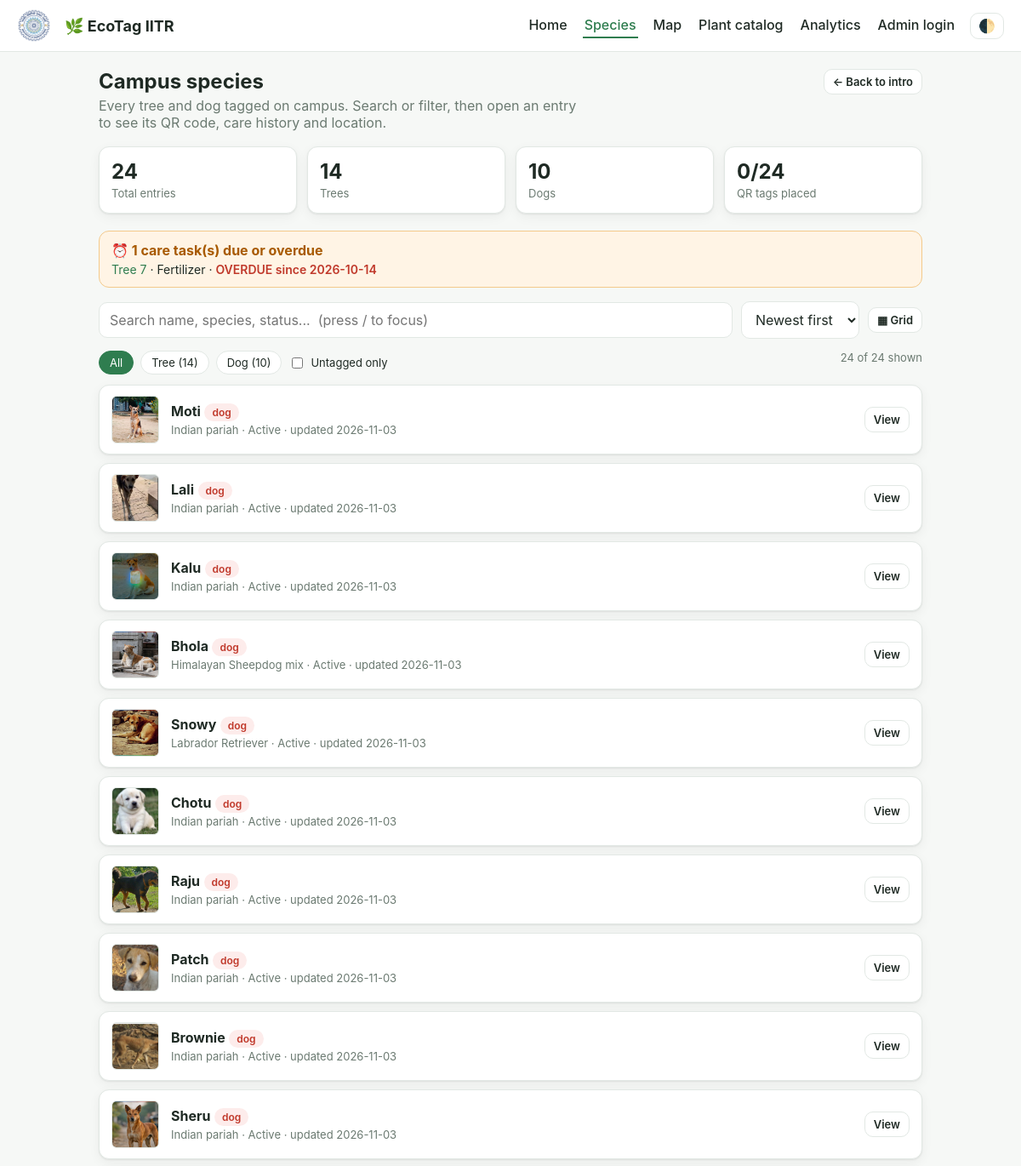
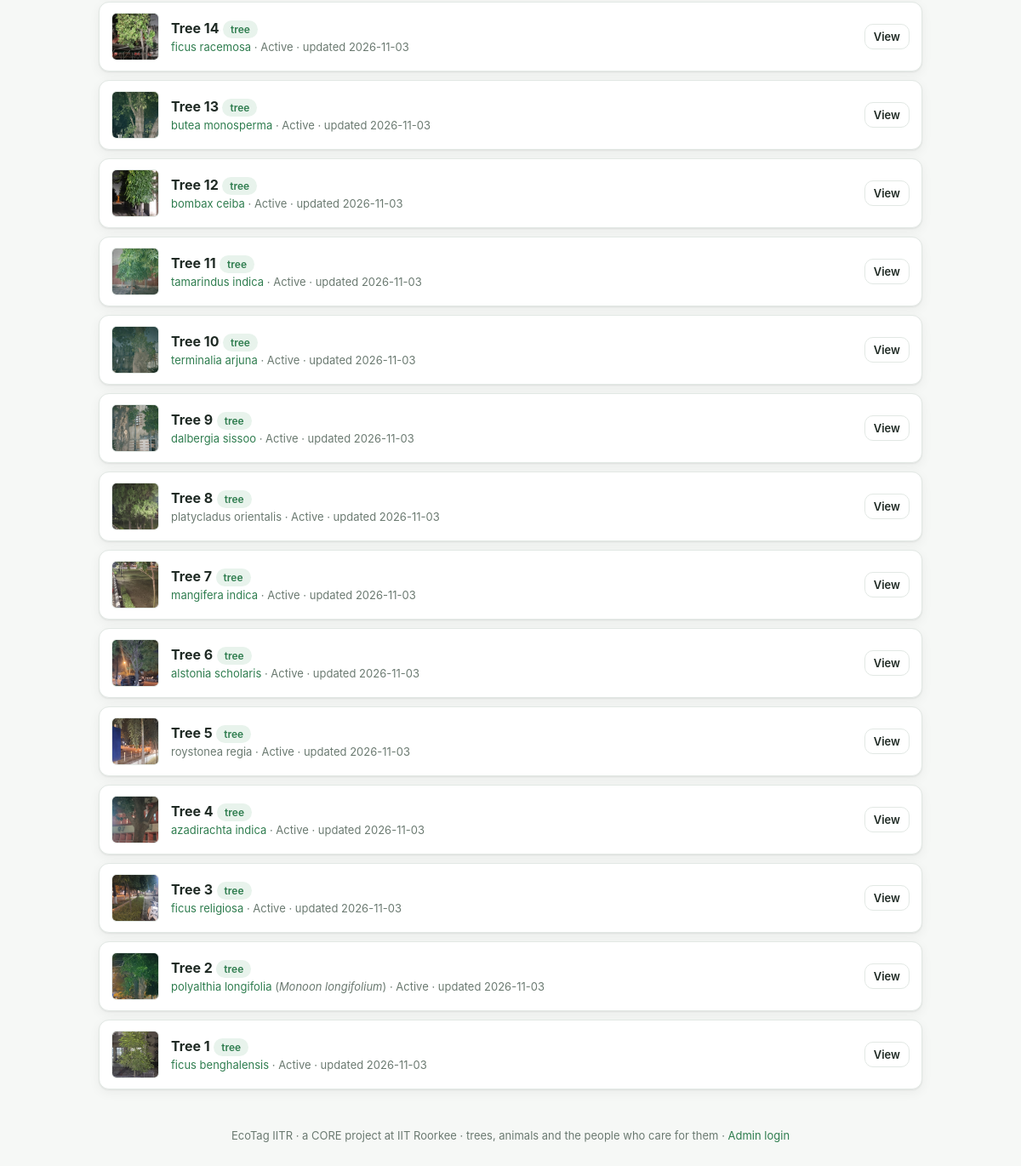
/explore, run on the app's committed database (2 pictures, top to bottom).
### tables this page shows
CREATE TABLE events (
        id INTEGER PRIMARY KEY AUTOINCREMENT, entry_id INTEGER NOT NULL, date TEXT, type TEXT, note TEXT, next_due TEXT);

CREATE TABLE entries (
        id INTEGER PRIMARY KEY AUTOINCREMENT, kind TEXT NOT NULL, name TEXT NOT NULL, species TEXT NOT NULL,
        status TEXT, notes TEXT, last_update TEXT, lat REAL, lon REAL, tagged INTEGER DEFAULT 0, photo TEXT);

CREATE TABLE species (
        id INTEGER PRIMARY KEY, sci TEXT, common TEXT, family TEXT, habit TEXT, uses TEXT, cat TEXT, loc TEXT, basis TEXT);

### app.py (the view)
@app.route("/explore")
def dashboard():
    db = get_db()
    rows = annotate(db.execute("SELECT * FROM entries ORDER BY id DESC").fetchall())
    stats = {"total": len(rows), "tagged": sum(r["tagged"] for r in rows),
             "reports": db.execute("SELECT COUNT(*) FROM reports WHERE handled=0").fetchone()[0]}
    for k in KINDS: stats[k] = sum(1 for r in rows if r["kind"] == k)
    due = db.execute("""SELECT e.id, e.name, e.kind, ev.type, ev.next_due FROM events ev JOIN entries e ON e.id = ev.entry_id
        WHERE ev.id = (SELECT id FROM events x WHERE x.entry_id = ev.entry_id AND x.type = ev.type ORDER BY date DESC, id DESC LIMIT 1)
        AND ev.next_due IS NOT NULL AND ev.next_due != '' AND ev.next_due <= date('now','+14 day')
        ORDER BY ev.next_due""").fetchall()
    stats["due"] = len(due)
    return render_template("index.html", rows=rows, q=request.args.get("q", ""), kind=request.args.get("kind", ""),
                           kinds=KINDS, stats=stats, due=due)

### app.py (called while the page is built)
def get_db():
    if "db" not in g:
        g.db = sqlite3.connect(DB); g.db.row_factory = sqlite3.Row
    return g.db

def base_url():
    env = os.environ.get("BASE_URL")
    if env: return env.rstrip("/")
    host = request.host.split(":")[0]
    if host in ("localhost", "127.0.0.1"):
        try:
            t = socket.socket(socket.AF_INET, socket.SOCK_DGRAM); t.connect(("8.8.8.8", 80))
            ip = t.getsockname()[0]; t.close()
            return f"http://{ip}:{request.host.split(':')[-1] if ':' in request.host else 80}"
        except OSError: pass
    return request.host_url.rstrip("/")

@app.context_processor
def inject():
    return {"qr_base": base_url(), "is_admin": session.get("admin", False),
            "logo_exists": os.path.exists(os.path.join(BASE, "static", "iitr-logo.png")),
            "today": str(date.today()), "HABIT": HABIT, "path": request.path,
            "hero_photo": next((n for n in HERO_NAMES if os.path.exists(os.path.join(BASE, "static", n))), None)}

def lookup():
    if "sp_lookup" not in g:
        m = {}
        for s in get_db().execute("SELECT * FROM species"):
            m[s["sci"].lower()] = s
            if s["common"]: m.setdefault(s["common"].lower(), s)
        for alias, sci in ALIASES.items():
            if sci in m: m.setdefault(alias, m[sci])
        g.sp_lookup = m
    return g.sp_lookup

def find_species(name):
    return lookup().get((name or "").strip().lower())

def annotate(rows):
    out = []
    for r in rows:
        d = dict(r); sp = find_species(d["species"])
        d["sp_id"] = sp["id"] if sp else None
        d["sp_sci"] = sp["sci"] if sp else ""
        d["sp_common"] = sp["common"] if sp else ""
        d["sp_uses"] = sp["uses"] if sp else ""
        d["photo_url"] = url_for("static", filename="uploads/" + d["photo"]) if d.get("photo") else ""
        out.append(d)
    return out

### templates/index.html (shortened to what this page needs)
{% extends "base.html" %}{% block body %}
<div class="pagehead"><div><h2>Campus species</h2>
 <p class="mut">Every tree and dog tagged on campus. Search or filter, then open an entry to see its QR code, care history and location.</p></div>
 <a class="btn ghost sm" href="/">&larr; Back to intro</a></div>
<div class="stats">
 <div class="stat"><b>{{stats.total}}</b><span>Total entries</span></div>
 <div class="stat"><b>{{stats.tree}}</b><span>Trees</span></div>
 <div class="stat"><b>{{stats.dog}}</b><span>Dogs</span></div>
 <div class="stat"><b>{{stats.tagged}}/{{stats.total}}</b><span>QR tags placed</span></div>
</div>
{% if due %}<div class="alert"><b>⏰ {{due|length}} care task(s) due or overdue</b>
 {% for d in due %}<div><a href="/entry/{{d.id}}">{{d.name}}</a> · {{d.type}} ·
 <span class="{{'over' if d.next_due < today}}">{{'OVERDUE since' if d.next_due < today else 'due'}} {{d.next_due}}</span></div>{% endfor %}</div>{% endif %}
<div class="bar">
 <input id="q" value="{{q}}" placeholder="Search name, species, status...  (press / to focus)">
 <select id="sort"><option value="new">Newest first</option><option value="name">Name A-Z</option><option value="species">Species A-Z</option></select>
 <button class="btn ghost sm" id="viewBtn" title="Switch list / grid view">▦ Grid</button>
</div>
<div class="chips">
 <button class="fchip" data-k="">All</button>
 {% for k in kinds %}<button class="fchip" data-k="{{k}}">{{k|title}} ({{stats[k]}})</button>{% endfor %}
 <label style="margin:0;font-weight:400;display:flex;gap:6px;align-items:center;font-size:13px"><input type="checkbox" id="untag" style="width:auto"> Untagged only</label>
 <span class="hint" id="count" style="margin:0 0 0 auto"></span>
</div>
<div class="list" id="list">
{% for e in rows %}
<div class="row {{'done' if e.tagged}}" data-id="{{e.id}}" data-kind="{{e.kind}}" data-tagged="{{e.tagged}}" data-name="{{e.name|lower}}" data-species="{{e.species|lower}}"
 data-search="{{ (e.name ~ ' ' ~ e.species ~ ' ' ~ e.sp_common ~ ' ' ~ e.sp_sci ~ ' ' ~ (e.status or ''))|lower }}">
 <img src="{{ e.photo_url or ('/qr/' ~ e.id ~ '.png') }}" alt="" loading="lazy">
 <div class="main"><b>{{e.name}}</b> <span class="chip {{e.kind}}">{{e.kind}}</span>
  <div>{% if e.sp_id %}<a href="/species/{{e.sp_id}}">{{e.species}}</a>{% if e.sp_sci|lower != e.species|lower %} (<i>{{e.sp_sci}}</i>){% endif %}{% else %}{{e.species}}{% endif %}
   · {{e.status or 'no status'}} · updated {{e.last_update}}</div></div>
 <a class="btn sm ghost" href="/entry/{{e.id}}">View</a>
</div>
{% else %}<p>No entries yet.</p>{% endfor %}
</div>
{% endblock %}

### static/style.css (style rules this page uses)
:root { --g:#2f7d4f;--g2:#e8f3ec;--ink:#1f2a24;--mut:#6b7a71;--line:#e2e8e4;--bg:#f6f8f6;--card:#fff;--red:#c0392b;--blue:#2e6fb5; --dogbg:#fdeceb;--catbg:#e8f0fa;--warnbg:#fff4e5;--warnline:#f3c98b;--warnink:#a85a00;--shadow:0 1px 2px #0001,0 4px 14px #0000000d }
* { box-sizing:border-box }
body { margin:0;font-family:Inter,system-ui,sans-serif;background:var(--bg);color:var(--ink);transition:background .2s,color .2s }
a { color:var(--g);text-decoration:none }
.stats { display:grid;grid-template-columns:repeat(auto-fit,minmax(110px,1fr));gap:12px;margin-bottom:20px }
.stat { background:var(--card);border:1px solid var(--line);border-radius:12px;padding:14px;box-shadow:var(--shadow) }
.stat b { font-size:24px;display:block }
.stat span { color:var(--mut);font-size:13px }
.bar { display:flex;gap:10px;margin-bottom:14px;flex-wrap:wrap;align-items:center }
input,select,textarea { padding:10px 12px;border:1px solid var(--line);border-radius:10px;font:inherit;background:var(--card);color:var(--ink);width:100% }
.bar input { flex:1;min-width:160px;width:auto }
.bar select { width:auto }
.btn { background:var(--g);color:#fff;border:0;padding:10px 16px;border-radius:10px;font:inherit;font-weight:600;cursor:pointer;display:inline-block }
.btn.ghost { background:var(--card);color:var(--ink);border:1px solid var(--line) }
.btn.sm { padding:6px 10px;font-size:13px }
.chips { display:flex;gap:8px;flex-wrap:wrap;margin-bottom:12px }
.fchip { border:1px solid var(--line);background:var(--card);color:var(--ink);border-radius:99px;padding:5px 12px;font:inherit;font-size:13px;cursor:pointer }
.fchip.on { background:var(--g);color:#fff;border-color:var(--g) }
.row { background:var(--card);border:1px solid var(--line);border-radius:12px;padding:12px 14px;margin-bottom:10px;display:flex;gap:14px;align-items:center;flex-wrap:wrap;box-shadow:var(--shadow) }
.row .main { flex:1;min-width:180px }
.row .main b { font-size:16px }
.row .main div { color:var(--mut);font-size:13px;margin-top:2px }
.row img { width:56px;height:56px;border-radius:6px;border:1px solid var(--line);object-fit:cover }
.chip { font-size:12px;padding:3px 9px;border-radius:99px;font-weight:600;background:var(--g2);color:var(--g);display:inline-block }
.chip.dog { background:var(--dogbg);color:var(--red) }
label { display:block;font-weight:600;font-size:14px;margin:14px 0 6px }
.hint { color:var(--mut);font-size:13px;margin-top:6px }
.alert { background:var(--warnbg);border:1px solid var(--warnline);border-radius:12px;padding:12px 14px;margin-bottom:16px }
.alert b { color:var(--warnink) }
.alert div { font-size:14px;margin-top:4px }
.alert .over { color:var(--red);font-weight:600 }
.mut { color:var(--mut) }
.pagehead { display:flex;justify-content:space-between;align-items:flex-start;gap:14px;flex-wrap:wrap;margin-bottom:18px }
.pagehead h2 { margin:0 0 4px }
.pagehead p { margin:0;max-width:580px }

### data on the page
events: name "Tree 7", type "Fertilizer", next_due "OVERDUE since", next_due "2026-10-14"
entries: kind "Tree", id "14", name "Tree 14", kind "tree", species "ficus racemosa", status "Active", last_update "2026-11-03"
entries: shows a picture, name "Moti", kind "dog", species "Indian pariah", status "Active", last_update "2026-11-03"
entries: shows a picture, name "Lali", kind "dog", species "Indian pariah", status "Active", last_update "2026-11-03"
entries: shows a picture, name "Kalu", kind "dog", species "Indian pariah", status "Active", last_update "2026-11-03"
entries: shows a picture, name "Bhola", kind "dog", species "Himalayan Sheepdog mix", status "Active", last_update "2026-11-03"
entries: shows a picture, name "Snowy", kind "dog", species "Labrador Retriever", status "Active", last_update "2026-11-03"
entries: shows a picture, name "Chotu", kind "dog", species "Indian pariah", status "Active", last_update "2026-11-03"
entries: shows a picture, name "Raju", kind "dog", species "Indian pariah", status "Active", last_update "2026-11-03"
entries: shows a picture, name "Patch", kind "dog", species "Indian pariah", status "Active", last_update "2026-11-03"
entries: shows a picture, name "Brownie", kind "dog", species "Indian pariah", status "Active", last_update "2026-11-03"
entries: shows a picture, name "Sheru", kind "dog", species "Indian pariah", status "Active", last_update "2026-11-03"
entries: name "Tree 13", kind "tree", species "butea monosperma", status "Active", last_update "2026-11-03"
entries: name "Tree 12", kind "tree", species "bombax ceiba", status "Active", last_update "2026-11-03"
entries: name "Tree 11", kind "tree", species "tamarindus indica", status "Active", last_update "2026-11-03"
entries: name "Tree 10", kind "tree", species "terminalia arjuna", status "Active", last_update "2026-11-03"
entries: name "Tree 9", kind "tree", species "dalbergia sissoo", status "Active", last_update "2026-11-03"
entries: shows a picture, name "Tree 8", kind "tree", species "platycladus orientalis", status "Active", last_update "2026-11-03"
entries: name "Tree 7", kind "tree", species "mangifera indica", status "Active", last_update "2026-11-03"
entries: name "Tree 6", kind "tree", species "alstonia scholaris", status "Active", last_update "2026-11-03"
entries: shows a picture, name "Tree 5", kind "tree", species "roystonea regia", status "Active", last_update "2026-11-03"
entries: name "Tree 4", kind "tree", species "azadirachta indica", status "Active", last_update "2026-11-03"
entries: name "Tree 3", kind "tree", species "ficus religiosa", status "Active", last_update "2026-11-03"
entries: name "Tree 2", kind "tree", species "polyalthia longifolia", status "Active", last_update "2026-11-03"
species: sp_sci "Monoon longifolium"
entries: name "Tree 1", kind "tree", species "ficus benghalensis", status "Active", last_update "2026-11-03"

### other printed values
{{ stats.total }} "24"
{{ stats.tree }} "14"
{{ stats.dog }} "10"
{{ stats.tagged }} "0"
{{ due|length }} "1"
{{ k|title }} "Dog"
{{ stats[k] }} "10"
